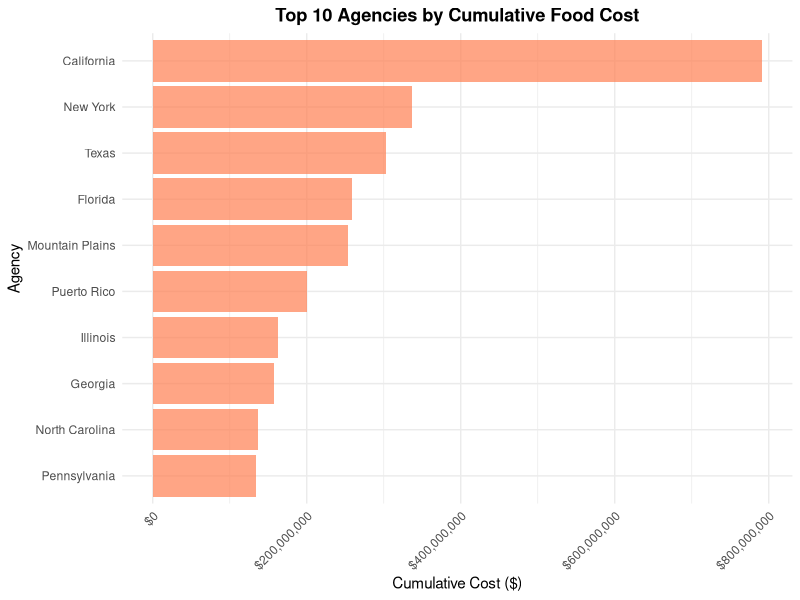
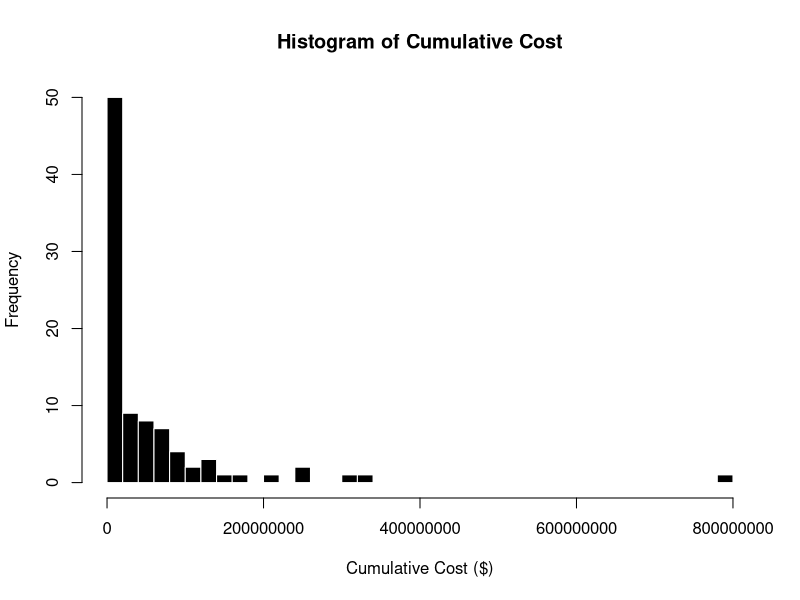
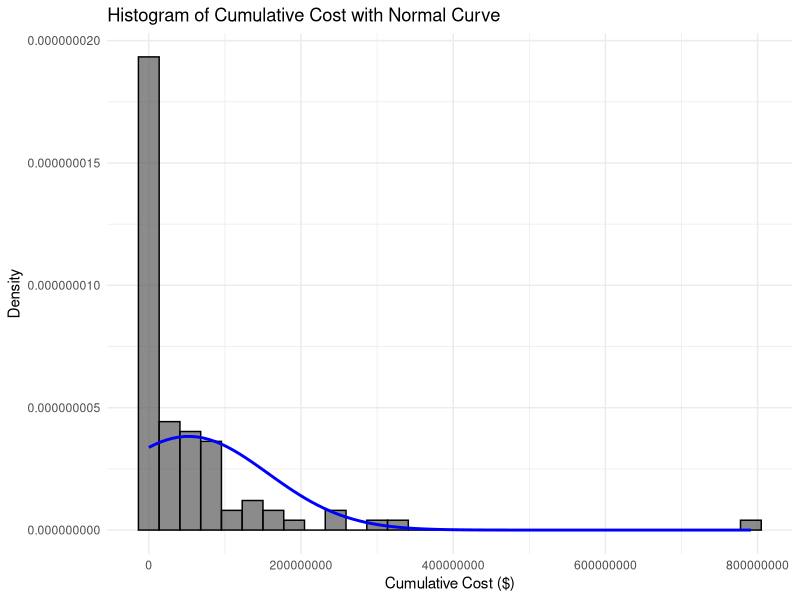

Write R code to recreate these figures, in order.
# Load required library
library(tidyverse)

# Load the dataset
food_data <- read_csv("Food_Costs_2013.csv")

# Knowing about the dataset
print(head(food_data))
#printing the columns names in the dataset
print(colnames(food_data))

# Check for missing values
print(colSums(is.na(food_data)))

# Remove rows with all NA values in monthly columns
# Monthly columns (excluding first and last)
monthly_cols <- colnames(food_data)[2:13]

# Drop rows where all monthly values are missing
food_data <- food_data[rowSums(is.na(food_data[, monthly_cols])) < length(monthly_cols),]

# Rename columns for easier handling
colnames(food_data) <- c("State_Agency",
                         "Oct_2012","Nov_2012","Dec_2012",
                         "Jan_2013","Feb_2013","Mar_2013",
                         "Apr_2013","May_2013","Jun_2013",
                         "Jul_2013","Aug_2013","Sep_2013",
                         "Cumulative_Cost")

# Handle the Texas duplicate row (row 41 is empty, row 42 has data)
food_data <- food_data[!is.na(food_data$State_Agency), ]

# Convert monthly columns to numeric (handle any remaining issues)
monthly_cols_new <- c("Oct_2012","Nov_2012","Dec_2012",
                      "Jan_2013","Feb_2013","Mar_2013",
                      "Apr_2013","May_2013","Jun_2013",
                      "Jul_2013","Aug_2013","Sep_2013")
# column variables changes into numeric
for(col in monthly_cols_new) {
  food_data[[col]] <- as.numeric(food_data[[col]])
}

# Remove rows where State_Agency name is empty or NA
food_data <- food_data[!is.na(food_data$State_Agency) & food_data$State_Agency != "", ]
cat("\nTotal number of agencies:", nrow(food_data), "\n")

# Calculate total costs by month
monthly_totals <- food_data %>%
  select(all_of(monthly_cols_new)) %>%
  colSums(na.rm = TRUE)
print(monthly_totals)

# Overall statistics
cat("\nOverall Statistics for Monthly Costs:\n")
all_monthly_values <- unlist(food_data[, monthly_cols_new])
all_monthly_values <- all_monthly_values[!is.na(all_monthly_values)]
cat("Mean:", mean(all_monthly_values), "\n")
cat("Median:", median(all_monthly_values), "\n")
cat("Standard Deviation:", sd(all_monthly_values), "\n")
cat("Minimum:", min(all_monthly_values), "\n")
cat("Maximum:", max(all_monthly_values), "\n")

cat("\nADDITIONAL INSIGHTS\n")
# Identify state agencies vs tribal organizations
state_agencies <- food_data %>%
  filter(!grepl("Indian|Tribal|Nation|Pueblo|Tribe|Sioux|Cherokee|Choctaw|Chickasaw|Creek|Potawatomi|Osage|Otoe|Wichita|Caddo|Delaware|Acoma|Laguna|Pueblos|Isleta|San Felipe|Santo Domingo|Zuni|Navajo|Ute|Omaha|Santee|Winnebago|Standing Rock|Three Affiliated|Cheyenne River|Rosebud|Northern Arapahoe|Shoshone|Inter-Tribal", State_Agency, ignore.case = TRUE))

tribal_orgs <- food_data %>%
  filter(grepl("Indian|Tribal|Nation|Pueblo|Tribe|Sioux|Cherokee|Choctaw|Chickasaw|Creek|Potawatomi|Osage|Otoe|Wichita|Caddo|Delaware|Acoma|Laguna|Pueblos|Isleta|San Felipe|Santo Domingo|Zuni|Navajo|Ute|Omaha|Santee|Winnebago|Standing Rock|Three Affiliated|Cheyenne River|Rosebud|Northern Arapahoe|Shoshone|Inter-Tribal",State_Agency, ignore.case = TRUE))

cat("\nNumber of State Agencies:", nrow(state_agencies), "\n")
cat("Number of Tribal Organizations:", nrow(tribal_orgs), "\n")

cat("\nTotal Cost - State Agencies:", sum(state_agencies$Cumulative_Cost, na.rm = TRUE), "\n")
cat("Total Cost - Tribal Organizations:", sum(tribal_orgs$Cumulative_Cost, na.rm = TRUE), "\n")

# Calculate percentage of total
total_all <- sum(food_data$Cumulative_Cost, na.rm = TRUE)
cat("\nPercentage - State Agencies:", 
    round(sum(state_agencies$Cumulative_Cost, na.rm = TRUE) / total_all * 100, 2), "%\n")
cat("Percentage - Tribal Organizations:", 
    round(sum(tribal_orgs$Cumulative_Cost, na.rm = TRUE) / total_all * 100, 2), "%\n")

# Set theme for better-looking plots
theme_set(theme_minimal() + 
            theme(plot.title = element_text(hjust = 0.5, face = "bold"),
                  axis.text.x = element_text(angle = 45, hjust = 1)))

# Top 10 agencies by cumulative cost
top_10 <- food_data %>%
  arrange(desc(Cumulative_Cost)) %>%
  head(10) %>%
  select(State_Agency, Cumulative_Cost)
print(top_10)

# Plot 1: Top 10 Agencies by Cumulative Cost (Bar Chart)
p1 <- ggplot(top_10, aes(x = reorder(State_Agency, Cumulative_Cost), y = Cumulative_Cost)) +
  geom_bar(stat = "identity", fill = "coral", alpha = 0.7) +
  coord_flip() +
  labs(title = "Top 10 Agencies by Cumulative Food Cost",
       x = "Agency",
       y = "Cumulative Cost ($)") +
  scale_y_continuous(labels = scales::dollar_format())
print(p1)

#Creating the Histogram
# Disable scientific notation
options(scipen = 999)
hist(food_data$Cumulative_Cost,
     breaks = 30,
     col = "black",
     border = "white",
     main = "Histogram of Cumulative Cost",
     xlab = "Cumulative Cost ($)")

# Plot histogram with normal curve overlay
ggplot(food_data, aes(x = Cumulative_Cost)) +
  geom_histogram(
    aes(y =..density..), 
    bins = 30,
    color = "black", 
    alpha = 0.7
  ) +
  stat_function(
    fun = dnorm, 
    args = list(mean = mean(food_data$Cumulative_Cost, na.rm = TRUE), 
                sd = sd(food_data$Cumulative_Cost, na.rm = TRUE)),
    color = "Blue", 
    size = 1
  ) +
  labs(
    title = "Histogram of Cumulative Cost with Normal Curve",
    x = "Cumulative Cost ($)",
    y = "Density"
  ) +
  theme_minimal()
